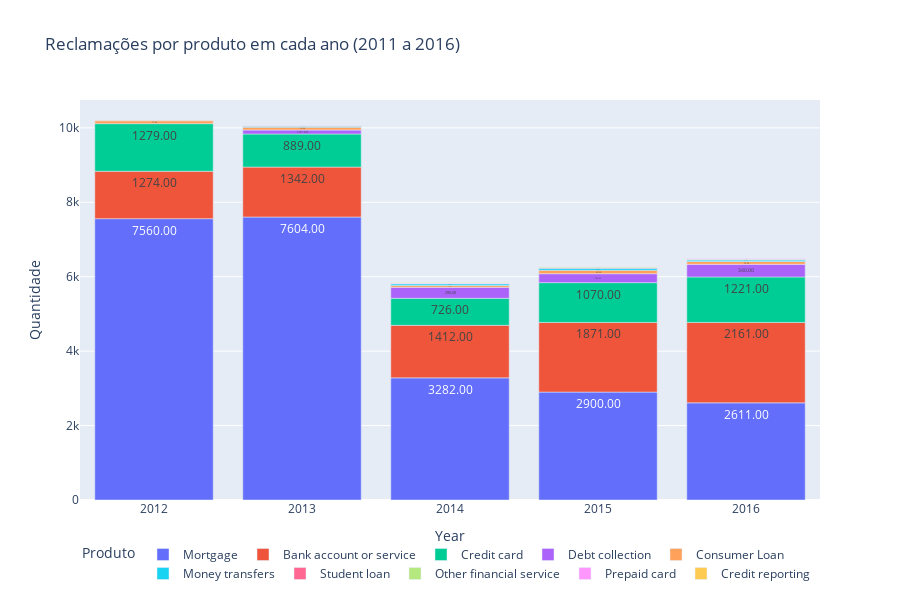
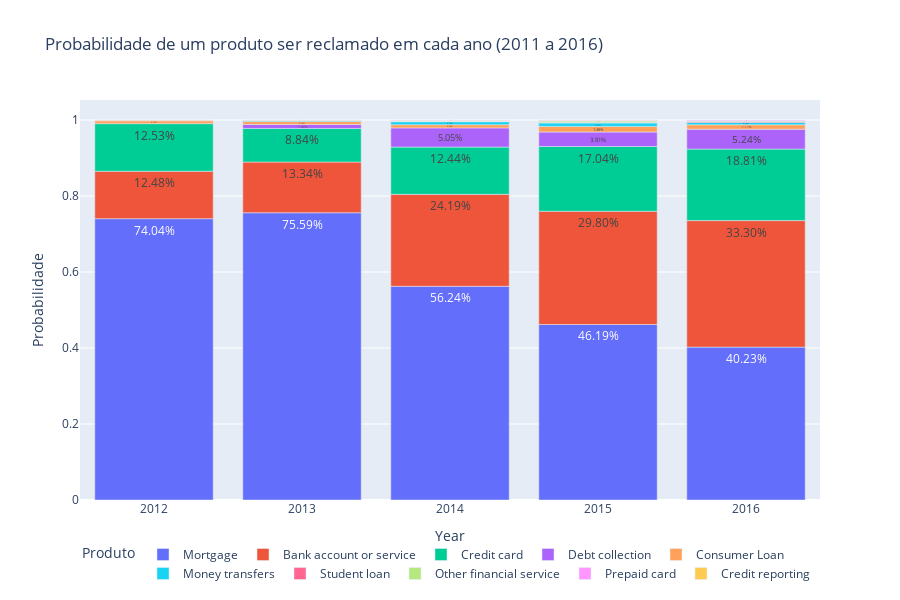
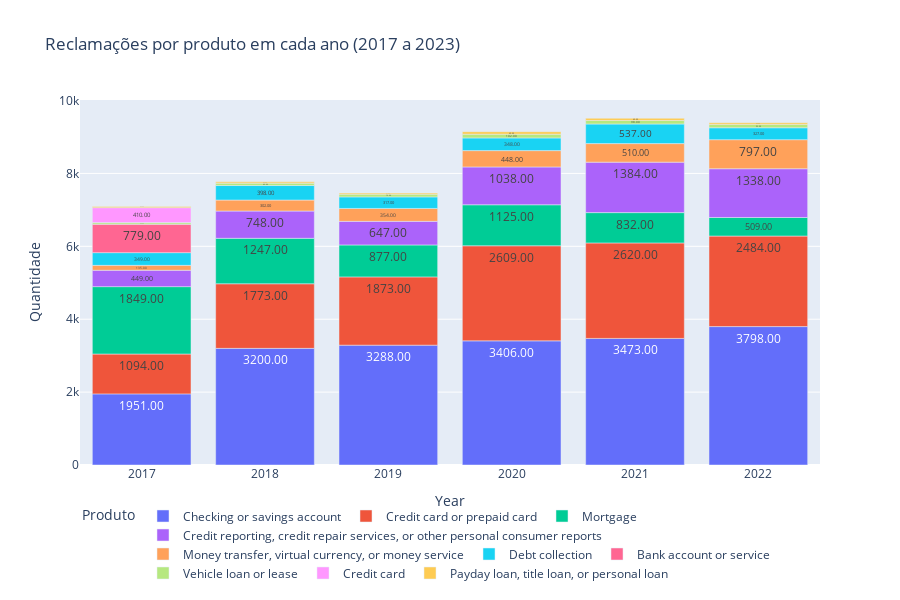
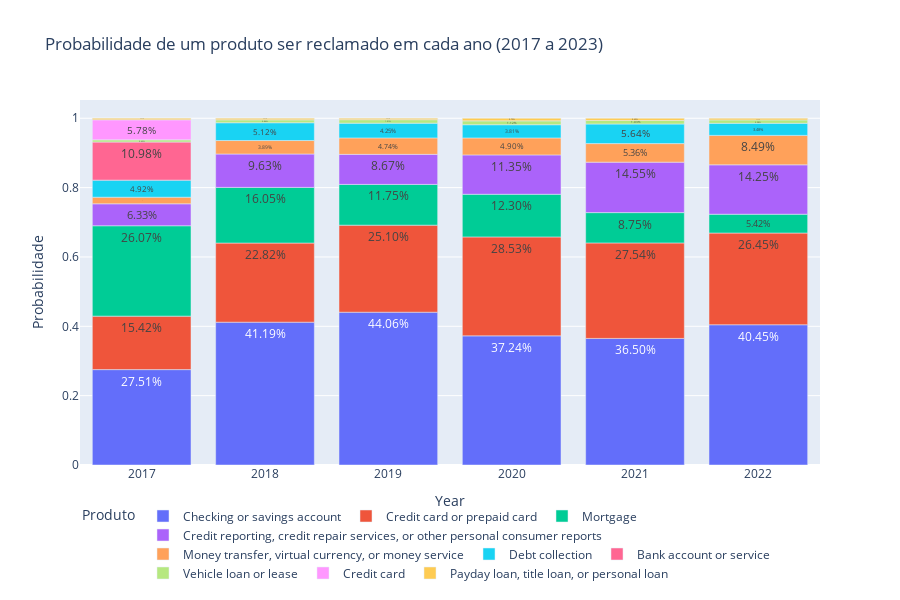

Notebook source saved alongside these figures, in order:
### Code cell
# top 10 product

years_2011_to_2016 = list(range(2012, 2017))
years_2017_to_2023 = list(range(2017, 2023))

top10_product = df['Product'].value_counts().head(10).index

top10_product_2011_to_2016 = df[df['Year'].isin(years_2011_to_2016)]['Product'].value_counts().head(10).index
top10_product_2017_to_2023 = df[df['Year'].isin(years_2017_to_2023)]['Product'].value_counts().head(10).index
# top10_product_2011_to_2016 = top10_product
# top10_product_2017_to_2023 = top10_product
df_top10_product_2011_to_2016 = df[df['Product'].isin(top10_product_2011_to_2016) & df['Year'].isin(years_2011_to_2016)]
df_top10_product_2017_to_2023 = df[df['Product'].isin(top10_product_2017_to_2023) & df['Year'].isin(years_2017_to_2023)]
# df_top10_product = df[df['Product'].isin(top10_product)]

# fig = px.bar(df_top10_product.groupby(['Year', 'Product']).size().unstack().reset_index(), x='Year', y=top10_product, title='Reclamações por produto em cada ano', labels={'value': 'Quantidade', 'variable': 'Produto'})
# fig.update_layout(legend_orientation='h')
# fig.update_xaxes(tickvals=years)
# fig.show()



# o grafico acima exibe a frequencia de reclamações por produto em cada ano.
# faça outro grafico que exiba a probabilidade de um produto ser reclamado em cada ano, ou seja, a quantidade de reclamações de um produto dividido pelo total de reclamações em um ano.
# motre em um grafico em barras, um produto por vez, a probabilidade de ser reclamado em cada ano.

# df_top10_product_prob = df_top10_product.groupby(['Year', 'Product']).size().unstack().reset_index()
# df_top10_product_prob = df_top10_product_prob.set_index('Year').div(df_top10_product_prob.set_index('Year').sum(axis=1), axis=0).reset_index()
df_top10_product_prob_2011_to_2016 = df_top10_product_2011_to_2016.groupby(['Year', 'Product']).size().unstack().reset_index()
df_top10_product_prob_2011_to_2016 = df_top10_product_prob_2011_to_2016.set_index('Year').div(df_top10_product_prob_2011_to_2016.set_index('Year').sum(axis=1), axis=0).reset_index()

df_top10_product_prob_2017_to_2023 = df_top10_product_2017_to_2023.groupby(['Year', 'Product']).size().unstack().reset_index()  
df_top10_product_prob_2017_to_2023 = df_top10_product_prob_2017_to_2023.set_index('Year').div(df_top10_product_prob_2017_to_2023.set_index('Year').sum(axis=1), axis=0).reset_index()

# frequência de reclamações por produto em cada ano (2011 a 2016)
fig = px.bar(df_top10_product_2011_to_2016.groupby(['Year', 'Product']).size().unstack().reset_index(), x='Year', y=top10_product_2011_to_2016, title='Reclamações por produto em cada ano (2011 a 2016)', labels={'value': 'Quantidade', 'variable': 'Produto'}, height=600)
fig.update_layout(legend_orientation='h')
fig.update_xaxes(tickvals=years_2011_to_2016)
fig.update_traces(texttemplate='%{value:.2f}', textposition='inside')
fig.show()

# probabilidade de um produto ser reclamado em cada ano (2011 a 2016)
fig = px.bar(df_top10_product_prob_2011_to_2016, x='Year', y=top10_product_2011_to_2016, title='Probabilidade de um produto ser reclamado em cada ano (2011 a 2016)', labels={'value': 'Probabilidade', 'variable': 'Produto'}, height=600)
fig.update_layout(legend_orientation='h')
fig.update_xaxes(tickvals=years_2011_to_2016)
fig.update_traces(texttemplate='%{value:.2%}', textposition='inside')
fig.show()

# frequência de reclamações por produto em cada ano (2017 a 2023)
fig = px.bar(df_top10_product_2017_to_2023.groupby(['Year', 'Product']).size().unstack().reset_index(), x='Year', y=top10_product_2017_to_2023, title='Reclamações por produto em cada ano (2017 a 2023)', labels={'value': 'Quantidade', 'variable': 'Produto'}, height=600)
fig.update_layout(legend_orientation='h')
fig.update_xaxes(tickvals=years_2017_to_2023)
fig.update_traces(texttemplate='%{value:.2f}', textposition='inside')
fig.show()

# probabilidade de um produto ser reclamado em cada ano (2017 a 2023)
# aumente o tamanho
fig = px.bar(df_top10_product_prob_2017_to_2023, x='Year', y=top10_product_2017_to_2023, title='Probabilidade de um produto ser reclamado em cada ano (2017 a 2023)', labels={'value': 'Probabilidade', 'variable': 'Produto'}, height=600)
fig.update_layout(legend_orientation='h')
fig.update_xaxes(tickvals=years_2017_to_2023)
fig.update_traces(texttemplate='%{value:.2%}', textposition='inside')
fig.show()

### Figure 1 — Plotly figure (JSON) as saved in the notebook; plotly's stock layout.template omitted (floating-point values rounded to 4 significant figures)
{"data": [{"alignmentgroup": "True", "hovertemplate": "Produto=Mortgage<br>Year=%{x}<br>Quantidade=%{y}<extra></extra>", "legendgroup": "Mortgage", "marker": {"color": "#636efa", "pattern": {"shape": ""}}, "name": "Mortgage", "offsetgroup": "Mortgage", "orientation": "v", "showlegend": true, "textposition": "inside", "texttemplate": "%{value:.2f}", "type": "bar", "x": [2012, 2013, 2014, 2015, 2016], "xaxis": "x", "y": [7560, 7604, 3282, 2900, 2611], "yaxis": "y"}, {"alignmentgroup": "True", "hovertemplate": "Produto=Bank account or service<br>Year=%{x}<br>Quantidade=%{y}<extra></extra>", "legendgroup": "Bank account or service", "marker": {"color": "#EF553B", "pattern": {"shape": ""}}, "name": "Bank account or service", "offsetgroup": "Bank account or service", "orientation": "v", "showlegend": true, "textposition": "inside", "texttemplate": "%{value:.2f}", "type": "bar", "x": [2012, 2013, 2014, 2015, 2016], "xaxis": "x", "y": [1274, 1342, 1412, 1871, 2161], "yaxis": "y"}, {"alignmentgroup": "True", "hovertemplate": "Produto=Credit card<br>Year=%{x}<br>Quantidade=%{y}<extra></extra>", "legendgroup": "Credit card", "marker": {"color": "#00cc96", "pattern": {"shape": ""}}, "name": "Credit card", "offsetgroup": "Credit card", "orientation": "v", "showlegend": true, "textposition": "inside", "texttemplate": "%{value:.2f}", "type": "bar", "x": [2012, 2013, 2014, 2015, 2016], "xaxis": "x", "y": [1279, 889, 726, 1070, 1221], "yaxis": "y"}, {"alignmentgroup": "True", "hovertemplate": "Produto=Debt collection<br>Year=%{x}<br>Quantidade=%{y}<extra></extra>", "legendgroup": "Debt collection", "marker": {"color": "#ab63fa", "pattern": {"shape": ""}}, "name": "Debt collection", "offsetgroup": "Debt collection", "orientation": "v", "showlegend": true, "textposition": "inside", "texttemplate": "%{value:.2f}", "type": "bar", "x": [2012, 2013, 2014, 2015, 2016], "xaxis": "x", "y": [null, 107, 295, 239, 340], "yaxis": "y"}, {"alignmentgroup": "True", "hovertemplate": "Produto=Consumer Loan<br>Year=%{x}<br>Quantidade=%{y}<extra></extra>", "legendgroup": "Consumer Loan", "marker": {"color": "#FFA15A", "pattern": {"shape": ""}}, "name": "Consumer Loan", "offsetgroup": "Consumer Loan", "orientation": "v", "showlegend": true, "textposition": "inside", "texttemplate": "%{value:.2f}", "type": "bar", "x": [2012, 2013, 2014, 2015, 2016], "xaxis": "x", "y": [77, 76, 49, 93, 76], "yaxis": "y"}, {"alignmentgroup": "True", "hovertemplate": "Produto=Money transfers<br>Year=%{x}<br>Quantidade=%{y}<extra></extra>", "legendgroup": "Money transfers", "marker": {"color": "#19d3f3", "pattern": {"shape": ""}}, "name": "Money transfers", "offsetgroup": "Money transfers", "orientation": "v", "showlegend": true, "textposition": "inside", "texttemplate": "%{value:.2f}", "type": "bar", "x": [2012, 2013, 2014, 2015, 2016], "xaxis": "x", "y": [null, 26, 46, 57, 39], "yaxis": "y"}, {"alignmentgroup": "True", "hovertemplate": "Produto=Student loan<br>Year=%{x}<br>Quantidade=%{y}<extra></extra>", "legendgroup": "Student loan", "marker": {"color": "#FF6692", "pattern": {"shape": ""}}, "name": "Student loan", "offsetgroup": "Student loan", "orientation": "v", "showlegend": true, "textposition": "inside", "texttemplate": "%{value:.2f}", "type": "bar", "x": [2012, 2013, 2014, 2015, 2016], "xaxis": "x", "y": [16, 10, 6, 9, 18], "yaxis": "y"}, {"alignmentgroup": "True", "hovertemplate": "Produto=Other financial service<br>Year=%{x}<br>Quantidade=%{y}<extra></extra>", "legendgroup": "Other financial service", "marker": {"color": "#B6E880", "pattern": {"shape": ""}}, "name": "Other financial service", "offsetgroup": "Other financial service", "orientation": "v", "showlegend": true, "textposition": "inside", "texttemplate": "%{value:.2f}", "type": "bar", "x": [2012, 2013, 2014, 2015, 2016], "xaxis": "x", "y": [null, null, 4, 22, 12], "yaxis": "y"}, {"alignmentgroup": "True", "hovertemplate": "Produto=Prepaid card<br>Year=%{x}<br>Quantidade=%{y}<extra></extra>", "legendgroup": "Prepaid card", "marker": {"color": "#FF97FF", "pattern": {"shape": ""}}, "name": "Prepaid card", "offsetgroup": "Prepaid card", "orientation": "v", "showlegend": true, "textposition": "inside", "texttemplate": "%{value:.2f}", "type": "bar", "x": [2012, 2013, 2014, 2015, 2016], "xaxis": "x", "y": [null, null, 11, 13, 12], "yaxis": "y"}, {"alignmentgroup": "True", "hovertemplate": "Produto=Credit reporting<br>Year=%{x}<br>Quantidade=%{y}<extra></extra>", "legendgroup": "Credit reporting", "marker": {"color": "#FECB52", "pattern": {"shape": ""}}, "name": "Credit reporting", "offsetgroup": "Credit reporting", "orientation": "v", "showlegend": true, "textposition": "inside", "texttemplate": "%{value:.2f}", "type": "bar", "x": [2012, 2013, 2014, 2015, 2016], "xaxis": "x", "y": [5, 5, 5, 5, null], "yaxis": "y"}], "layout": {"barmode": "relative", "height": 600, "legend": {"orientation": "h", "title": {"text": "Produto"}, "tracegroupgap": 0}, "title": {"text": "Reclamações por produto em cada ano (2011 a 2016)"}, "xaxis": {"anchor": "y", "domain": [0, 1], "tickvals": [2012, 2013, 2014, 2015, 2016], "title": {"text": "Year"}}, "yaxis": {"anchor": "x", "domain": [0, 1], "title": {"text": "Quantidade"}}}}

### Figure 2 — Plotly figure (JSON) as saved in the notebook; plotly's stock layout.template omitted (floating-point values rounded to 4 significant figures)
{"data": [{"alignmentgroup": "True", "hovertemplate": "Produto=Mortgage<br>Year=%{x}<br>Probabilidade=%{y}<extra></extra>", "legendgroup": "Mortgage", "marker": {"color": "#636efa", "pattern": {"shape": ""}}, "name": "Mortgage", "offsetgroup": "Mortgage", "orientation": "v", "showlegend": true, "textposition": "inside", "texttemplate": "%{value:.2%}", "type": "bar", "x": [2012, 2013, 2014, 2015, 2016], "xaxis": "x", "y": [0.7404, 0.7559, 0.5624, 0.4619, 0.4023], "yaxis": "y"}, {"alignmentgroup": "True", "hovertemplate": "Produto=Bank account or service<br>Year=%{x}<br>Probabilidade=%{y}<extra></extra>", "legendgroup": "Bank account or service", "marker": {"color": "#EF553B", "pattern": {"shape": ""}}, "name": "Bank account or service", "offsetgroup": "Bank account or service", "orientation": "v", "showlegend": true, "textposition": "inside", "texttemplate": "%{value:.2%}", "type": "bar", "x": [2012, 2013, 2014, 2015, 2016], "xaxis": "x", "y": [0.1248, 0.1334, 0.2419, 0.298, 0.333], "yaxis": "y"}, {"alignmentgroup": "True", "hovertemplate": "Produto=Credit card<br>Year=%{x}<br>Probabilidade=%{y}<extra></extra>", "legendgroup": "Credit card", "marker": {"color": "#00cc96", "pattern": {"shape": ""}}, "name": "Credit card", "offsetgroup": "Credit card", "orientation": "v", "showlegend": true, "textposition": "inside", "texttemplate": "%{value:.2%}", "type": "bar", "x": [2012, 2013, 2014, 2015, 2016], "xaxis": "x", "y": [0.1253, 0.08838, 0.1244, 0.1704, 0.1881], "yaxis": "y"}, {"alignmentgroup": "True", "hovertemplate": "Produto=Debt collection<br>Year=%{x}<br>Probabilidade=%{y}<extra></extra>", "legendgroup": "Debt collection", "marker": {"color": "#ab63fa", "pattern": {"shape": ""}}, "name": "Debt collection", "offsetgroup": "Debt collection", "orientation": "v", "showlegend": true, "textposition": "inside", "texttemplate": "%{value:.2%}", "type": "bar", "x": [2012, 2013, 2014, 2015, 2016], "xaxis": "x", "y": [null, 0.01064, 0.05055, 0.03806, 0.05239], "yaxis": "y"}, {"alignmentgroup": "True", "hovertemplate": "Produto=Consumer Loan<br>Year=%{x}<br>Probabilidade=%{y}<extra></extra>", "legendgroup": "Consumer Loan", "marker": {"color": "#FFA15A", "pattern": {"shape": ""}}, "name": "Consumer Loan", "offsetgroup": "Consumer Loan", "orientation": "v", "showlegend": true, "textposition": "inside", "texttemplate": "%{value:.2%}", "type": "bar", "x": [2012, 2013, 2014, 2015, 2016], "xaxis": "x", "y": [0.007541, 0.007555, 0.008396, 0.01481, 0.01171], "yaxis": "y"}, {"alignmentgroup": "True", "hovertemplate": "Produto=Money transfers<br>Year=%{x}<br>Probabilidade=%{y}<extra></extra>", "legendgroup": "Money transfers", "marker": {"color": "#19d3f3", "pattern": {"shape": ""}}, "name": "Money transfers", "offsetgroup": "Money transfers", "orientation": "v", "showlegend": true, "textposition": "inside", "texttemplate": "%{value:.2%}", "type": "bar", "x": [2012, 2013, 2014, 2015, 2016], "xaxis": "x", "y": [null, 0.002585, 0.007882, 0.009078, 0.006009], "yaxis": "y"}, {"alignmentgroup": "True", "hovertemplate": "Produto=Student loan<br>Year=%{x}<br>Probabilidade=%{y}<extra></extra>", "legendgroup": "Student loan", "marker": {"color": "#FF6692", "pattern": {"shape": ""}}, "name": "Student loan", "offsetgroup": "Student loan", "orientation": "v", "showlegend": true, "textposition": "inside", "texttemplate": "%{value:.2%}", "type": "bar", "x": [2012, 2013, 2014, 2015, 2016], "xaxis": "x", "y": [0.001567, 0.0009941, 0.001028, 0.001433, 0.002773], "yaxis": "y"}, {"alignmentgroup": "True", "hovertemplate": "Produto=Other financial service<br>Year=%{x}<br>Probabilidade=%{y}<extra></extra>", "legendgroup": "Other financial service", "marker": {"color": "#B6E880", "pattern": {"shape": ""}}, "name": "Other financial service", "offsetgroup": "Other financial service", "orientation": "v", "showlegend": true, "textposition": "inside", "texttemplate": "%{value:.2%}", "type": "bar", "x": [2012, 2013, 2014, 2015, 2016], "xaxis": "x", "y": [null, null, 0.0006854, 0.003504, 0.001849], "yaxis": "y"}, {"alignmentgroup": "True", "hovertemplate": "Produto=Prepaid card<br>Year=%{x}<br>Probabilidade=%{y}<extra></extra>", "legendgroup": "Prepaid card", "marker": {"color": "#FF97FF", "pattern": {"shape": ""}}, "name": "Prepaid card", "offsetgroup": "Prepaid card", "orientation": "v", "showlegend": true, "textposition": "inside", "texttemplate": "%{value:.2%}", "type": "bar", "x": [2012, 2013, 2014, 2015, 2016], "xaxis": "x", "y": [null, null, 0.001885, 0.00207, 0.001849], "yaxis": "y"}, {"alignmentgroup": "True", "hovertemplate": "Produto=Credit reporting<br>Year=%{x}<br>Probabilidade=%{y}<extra></extra>", "legendgroup": "Credit reporting", "marker": {"color": "#FECB52", "pattern": {"shape": ""}}, "name": "Credit reporting", "offsetgroup": "Credit reporting", "orientation": "v", "showlegend": true, "textposition": "inside", "texttemplate": "%{value:.2%}", "type": "bar", "x": [2012, 2013, 2014, 2015, 2016], "xaxis": "x", "y": [0.0004897, 0.0004971, 0.0008568, 0.0007963, null], "yaxis": "y"}], "layout": {"barmode": "relative", "height": 600, "legend": {"orientation": "h", "title": {"text": "Produto"}, "tracegroupgap": 0}, "title": {"text": "Probabilidade de um produto ser reclamado em cada ano (2011 a 2016)"}, "xaxis": {"anchor": "y", "domain": [0, 1], "tickvals": [2012, 2013, 2014, 2015, 2016], "title": {"text": "Year"}}, "yaxis": {"anchor": "x", "domain": [0, 1], "title": {"text": "Probabilidade"}}}}

### Figure 3 — Plotly figure (JSON) as saved in the notebook; plotly's stock layout.template omitted (floating-point values rounded to 4 significant figures)
{"data": [{"alignmentgroup": "True", "hovertemplate": "Produto=Checking or savings account<br>Year=%{x}<br>Quantidade=%{y}<extra></extra>", "legendgroup": "Checking or savings account", "marker": {"color": "#636efa", "pattern": {"shape": ""}}, "name": "Checking or savings account", "offsetgroup": "Checking or savings account", "orientation": "v", "showlegend": true, "textposition": "inside", "texttemplate": "%{value:.2f}", "type": "bar", "x": [2017, 2018, 2019, 2020, 2021, 2022], "xaxis": "x", "y": [1951, 3200, 3288, 3406, 3473, 3798], "yaxis": "y"}, {"alignmentgroup": "True", "hovertemplate": "Produto=Credit card or prepaid card<br>Year=%{x}<br>Quantidade=%{y}<extra></extra>", "legendgroup": "Credit card or prepaid card", "marker": {"color": "#EF553B", "pattern": {"shape": ""}}, "name": "Credit card or prepaid card", "offsetgroup": "Credit card or prepaid card", "orientation": "v", "showlegend": true, "textposition": "inside", "texttemplate": "%{value:.2f}", "type": "bar", "x": [2017, 2018, 2019, 2020, 2021, 2022], "xaxis": "x", "y": [1094, 1773, 1873, 2609, 2620, 2484], "yaxis": "y"}, {"alignmentgroup": "True", "hovertemplate": "Produto=Mortgage<br>Year=%{x}<br>Quantidade=%{y}<extra></extra>", "legendgroup": "Mortgage", "marker": {"color": "#00cc96", "pattern": {"shape": ""}}, "name": "Mortgage", "offsetgroup": "Mortgage", "orientation": "v", "showlegend": true, "textposition": "inside", "texttemplate": "%{value:.2f}", "type": "bar", "x": [2017, 2018, 2019, 2020, 2021, 2022], "xaxis": "x", "y": [1849, 1247, 877, 1125, 832, 509], "yaxis": "y"}, {"alignmentgroup": "True", "hovertemplate": "Produto=Credit reporting, credit repair services, or other personal consumer reports<br>Year=%{x}<br>Quantidade=%{y}<extra></extra>", "legendgroup": "Credit reporting, credit repair services, or other personal consumer reports", "marker": {"color": "#ab63fa", "pattern": {"shape": ""}}, "name": "Credit reporting, credit repair services, or other personal consumer reports", "offsetgroup": "Credit reporting, credit repair services, or other personal consumer reports", "orientation": "v", "showlegend": true, "textposition": "inside", "texttemplate": "%{value:.2f}", "type": "bar", "x": [2017, 2018, 2019, 2020, 2021, 2022], "xaxis": "x", "y": [449, 748, 647, 1038, 1384, 1338], "yaxis": "y"}, {"alignmentgroup": "True", "hovertemplate": "Produto=Money transfer, virtual currency, or money service<br>Year=%{x}<br>Quantidade=%{y}<extra></extra>", "legendgroup": "Money transfer, virtual currency, or money service", "marker": {"color": "#FFA15A", "pattern": {"shape": ""}}, "name": "Money transfer, virtual currency, or money service", "offsetgroup": "Money transfer, virtual currency, or money service", "orientation": "v", "showlegend": true, "textposition": "inside", "texttemplate": "%{value:.2f}", "type": "bar", "x": [2017, 2018, 2019, 2020, 2021, 2022], "xaxis": "x", "y": [135, 302, 354, 448, 510, 797], "yaxis": "y"}, {"alignmentgroup": "True", "hovertemplate": "Produto=Debt collection<br>Year=%{x}<br>Quantidade=%{y}<extra></extra>", "legendgroup": "Debt collection", "marker": {"color": "#19d3f3", "pattern": {"shape": ""}}, "name": "Debt collection", "offsetgroup": "Debt collection", "orientation": "v", "showlegend": true, "textposition": "inside", "texttemplate": "%{value:.2f}", "type": "bar", "x": [2017, 2018, 2019, 2020, 2021, 2022], "xaxis": "x", "y": [349, 398, 317, 348, 537, 327], "yaxis": "y"}, {"alignmentgroup": "True", "hovertemplate": "Produto=Bank account or service<br>Year=%{x}<br>Quantidade=%{y}<extra></extra>", "legendgroup": "Bank account or service", "marker": {"color": "#FF6692", "pattern": {"shape": ""}}, "name": "Bank account or service", "offsetgroup": "Bank account or service", "orientation": "v", "showlegend": true, "textposition": "inside", "texttemplate": "%{value:.2f}", "type": "bar", "x": [2017, 2018, 2019, 2020, 2021, 2022], "xaxis": "x", "y": [779, null, null, null, null, null], "yaxis": "y"}, {"alignmentgroup": "True", "hovertemplate": "Produto=Vehicle loan or lease<br>Year=%{x}<br>Quantidade=%{y}<extra></extra>", "legendgroup": "Vehicle loan or lease", "marker": {"color": "#B6E880", "pattern": {"shape": ""}}, "name": "Vehicle loan or lease", "offsetgroup": "Vehicle loan or lease", "orientation": "v", "showlegend": true, "textposition": "inside", "texttemplate": "%{value:.2f}", "type": "bar", "x": [2017, 2018, 2019, 2020, 2021, 2022], "xaxis": "x", "y": [45, 65, 75, 102, 98, 92], "yaxis": "y"}, {"alignmentgroup": "True", "hovertemplate": "Produto=Credit card<br>Year=%{x}<br>Quantidade=%{y}<extra></extra>", "legendgroup": "Credit card", "marker": {"color": "#FF97FF", "pattern": {"shape": ""}}, "name": "Credit card", "offsetgroup": "Credit card", "orientation": "v", "showlegend": true, "textposition": "inside", "texttemplate": "%{value:.2f}", "type": "bar", "x": [2017, 2018, 2019, 2020, 2021, 2022], "xaxis": "x", "y": [410, null, null, null, null, null], "yaxis": "y"}, {"alignmentgroup": "True", "hovertemplate": "Produto=Payday loan, title loan, or personal loan<br>Year=%{x}<br>Quantidade=%{y}<extra></extra>", "legendgroup": "Payday loan, title loan, or personal loan", "marker": {"color": "#FECB52", "pattern": {"shape": ""}}, "name": "Payday loan, title loan, or personal loan", "offsetgroup": "Payday loan, title loan, or personal loan", "orientation": "v", "showlegend": true, "textposition": "inside", "texttemplate": "%{value:.2f}", "type": "bar", "x": [2017, 2018, 2019, 2020, 2021, 2022], "xaxis": "x", "y": [32, 36, 31, 69, 60, 45], "yaxis": "y"}], "layout": {"barmode": "relative", "height": 600, "legend": {"orientation": "h", "title": {"text": "Produto"}, "tracegroupgap": 0}, "title": {"text": "Reclamações por produto em cada ano (2017 a 2023)"}, "xaxis": {"anchor": "y", "domain": [0, 1], "tickvals": [2017, 2018, 2019, 2020, 2021, 2022], "title": {"text": "Year"}}, "yaxis": {"anchor": "x", "domain": [0, 1], "title": {"text": "Quantidade"}}}}

### Figure 4 — Plotly figure (JSON) as saved in the notebook; plotly's stock layout.template omitted (floating-point values rounded to 4 significant figures)
{"data": [{"alignmentgroup": "True", "hovertemplate": "Produto=Checking or savings account<br>Year=%{x}<br>Probabilidade=%{y}<extra></extra>", "legendgroup": "Checking or savings account", "marker": {"color": "#636efa", "pattern": {"shape": ""}}, "name": "Checking or savings account", "offsetgroup": "Checking or savings account", "orientation": "v", "showlegend": true, "textposition": "inside", "texttemplate": "%{value:.2%}", "type": "bar", "x": [2017, 2018, 2019, 2020, 2021, 2022], "xaxis": "x", "y": [0.2751, 0.4119, 0.4406, 0.3724, 0.365, 0.4045], "yaxis": "y"}, {"alignmentgroup": "True", "hovertemplate": "Produto=Credit card or prepaid card<br>Year=%{x}<br>Probabilidade=%{y}<extra></extra>", "legendgroup": "Credit card or prepaid card", "marker": {"color": "#EF553B", "pattern": {"shape": ""}}, "name": "Credit card or prepaid card", "offsetgroup": "Credit card or prepaid card", "orientation": "v", "showlegend": true, "textposition": "inside", "texttemplate": "%{value:.2%}", "type": "bar", "x": [2017, 2018, 2019, 2020, 2021, 2022], "xaxis": "x", "y": [0.1542, 0.2282, 0.251, 0.2853, 0.2754, 0.2645], "yaxis": "y"}, {"alignmentgroup": "True", "hovertemplate": "Produto=Mortgage<br>Year=%{x}<br>Probabilidade=%{y}<extra></extra>", "legendgroup": "Mortgage", "marker": {"color": "#00cc96", "pattern": {"shape": ""}}, "name": "Mortgage", "offsetgroup": "Mortgage", "orientation": "v", "showlegend": true, "textposition": "inside", "texttemplate": "%{value:.2%}", "type": "bar", "x": [2017, 2018, 2019, 2020, 2021, 2022], "xaxis": "x", "y": [0.2607, 0.1605, 0.1175, 0.123, 0.08745, 0.05421], "yaxis": "y"}, {"alignmentgroup": "True", "hovertemplate": "Produto=Credit reporting, credit repair services, or other personal consumer reports<br>Year=%{x}<br>Probabilidade=%{y}<extra></extra>", "legendgroup": "Credit reporting, credit repair services, or other personal consumer reports", "marker": {"color": "#ab63fa", "pattern": {"shape": ""}}, "name": "Credit reporting, credit repair services, or other personal consumer reports", "offsetgroup": "Credit reporting, credit repair services, or other personal consumer reports", "orientation": "v", "showlegend": true, "textposition": "inside", "texttemplate": "%{value:.2%}", "type": "bar", "x": [2017, 2018, 2019, 2020, 2021, 2022], "xaxis": "x", "y": [0.0633, 0.09628, 0.08671, 0.1135, 0.1455, 0.1425], "yaxis": "y"}, {"alignmentgroup": "True", "hovertemplate": "Produto=Money transfer, virtual currency, or money service<br>Year=%{x}<br>Probabilidade=%{y}<extra></extra>", "legendgroup": "Money transfer, virtual currency, or money service", "marker": {"color": "#FFA15A", "pattern": {"shape": ""}}, "name": "Money transfer, virtual currency, or money service", "offsetgroup": "Money transfer, virtual currency, or money service", "orientation": "v", "showlegend": true, "textposition": "inside", "texttemplate": "%{value:.2%}", "type": "bar", "x": [2017, 2018, 2019, 2020, 2021, 2022], "xaxis": "x", "y": [0.01903, 0.03887, 0.04744, 0.04899, 0.05361, 0.08488], "yaxis": "y"}, {"alignmentgroup": "True", "hovertemplate": "Produto=Debt collection<br>Year=%{x}<br>Probabilidade=%{y}<extra></extra>", "legendgroup": "Debt collection", "marker": {"color": "#19d3f3", "pattern": {"shape": ""}}, "name": "Debt collection", "offsetgroup": "Debt collection", "orientation": "v", "showlegend": true, "textposition": "inside", "texttemplate": "%{value:.2%}", "type": "bar", "x": [2017, 2018, 2019, 2020, 2021, 2022], "xaxis": "x", "y": [0.0492, 0.05123, 0.04248, 0.03805, 0.05644, 0.03482], "yaxis": "y"}, {"alignmentgroup": "True", "hovertemplate": "Produto=Bank account or service<br>Year=%{x}<br>Probabilidade=%{y}<extra></extra>", "legendgroup": "Bank account or service", "marker": {"color": "#FF6692", "pattern": {"shape": ""}}, "name": "Bank account or service", "offsetgroup": "Bank account or service", "orientation": "v", "showlegend": true, "textposition": "inside", "texttemplate": "%{value:.2%}", "type": "bar", "x": [2017, 2018, 2019, 2020, 2021, 2022], "xaxis": "x", "y": [0.1098, null, null, null, null, null], "yaxis": "y"}, {"alignmentgroup": "True", "hovertemplate": "Produto=Vehicle loan or lease<br>Year=%{x}<br>Probabilidade=%{y}<extra></extra>", "legendgroup": "Vehicle loan or lease", "marker": {"color": "#B6E880", "pattern": {"shape": ""}}, "name": "Vehicle loan or lease", "offsetgroup": "Vehicle loan or lease", "orientation": "v", "showlegend": true, "textposition": "inside", "texttemplate": "%{value:.2%}", "type": "bar", "x": [2017, 2018, 2019, 2020, 2021, 2022], "xaxis": "x", "y": [0.006344, 0.008367, 0.01005, 0.01115, 0.0103, 0.009798], "yaxis": "y"}, {"alignmentgroup": "True", "hovertemplate": "Produto=Credit card<br>Year=%{x}<br>Probabilidade=%{y}<extra></extra>", "legendgroup": "Credit card", "marker": {"color": "#FF97FF", "pattern": {"shape": ""}}, "name": "Credit card", "offsetgroup": "Credit card", "orientation": "v", "showlegend": true, "textposition": "inside", "texttemplate": "%{value:.2%}", "type": "bar", "x": [2017, 2018, 2019, 2020, 2021, 2022], "xaxis": "x", "y": [0.0578, null, null, null, null, null], "yaxis": "y"}, {"alignmentgroup": "True", "hovertemplate": "Produto=Payday loan, title loan, or personal loan<br>Year=%{x}<br>Probabilidade=%{y}<extra></extra>", "legendgroup": "Payday loan, title loan, or personal loan", "marker": {"color": "#FECB52", "pattern": {"shape": ""}}, "name": "Payday loan, title loan, or personal loan", "offsetgroup": "Payday loan, title loan, or personal loan", "orientation": "v", "showlegend": true, "textposition": "inside", "texttemplate": "%{value:.2%}", "type": "bar", "x": [2017, 2018, 2019, 2020, 2021, 2022], "xaxis": "x", "y": [0.004511, 0.004634, 0.004154, 0.007545, 0.006306, 0.004792], "yaxis": "y"}], "layout": {"barmode": "relative", "height": 600, "legend": {"orientation": "h", "title": {"text": "Produto"}, "tracegroupgap": 0}, "title": {"text": "Probabilidade de um produto ser reclamado em cada ano (2017 a 2023)"}, "xaxis": {"anchor": "y", "domain": [0, 1], "tickvals": [2017, 2018, 2019, 2020, 2021, 2022], "title": {"text": "Year"}}, "yaxis": {"anchor": "x", "domain": [0, 1], "title": {"text": "Probabilidade"}}}}
